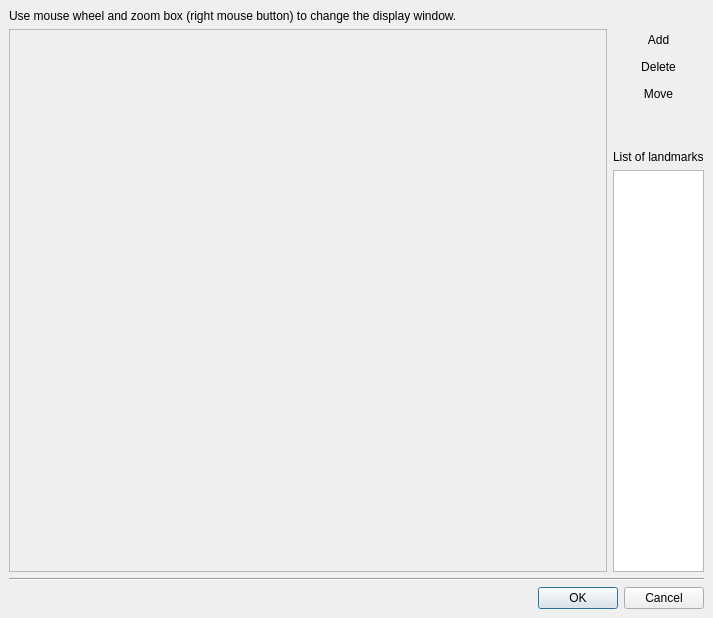
<ui version="4.0" >
 <class>ImageLandmarksDialog</class>
 <widget class="QDialog" name="ImageLandmarksDialog" >
  <property name="geometry" >
   <rect>
    <x>0</x>
    <y>0</y>
    <width>713</width>
    <height>618</height>
   </rect>
  </property>
  <property name="windowTitle" >
   <string>Landmarks Editor</string>
  </property>
  <layout class="QVBoxLayout" >
   <property name="margin" >
    <number>9</number>
   </property>
   <property name="spacing" >
    <number>6</number>
   </property>
   <item>
    <widget class="QLabel" name="label_2" >
     <property name="text" >
      <string>Use mouse wheel and zoom box (right mouse button) to change the display window.</string>
     </property>
    </widget>
   </item>
   <item>
    <widget class="QFrame" name="frame" >
     <property name="frameShape" >
      <enum>QFrame::NoFrame</enum>
     </property>
     <property name="frameShadow" >
      <enum>QFrame::Raised</enum>
     </property>
     <layout class="QHBoxLayout" >
      <property name="margin" >
       <number>0</number>
      </property>
      <property name="spacing" >
       <number>6</number>
      </property>
      <item>
       <widget class="QFrame" name="frame_4" >
        <property name="sizePolicy" >
         <sizepolicy>
          <hsizetype>5</hsizetype>
          <vsizetype>5</vsizetype>
          <horstretch>1</horstretch>
          <verstretch>0</verstretch>
         </sizepolicy>
        </property>
        <property name="frameShape" >
         <enum>QFrame::StyledPanel</enum>
        </property>
        <property name="frameShadow" >
         <enum>QFrame::Sunken</enum>
        </property>
        <layout class="QVBoxLayout" >
         <property name="margin" >
          <number>5</number>
         </property>
         <property name="spacing" >
          <number>6</number>
         </property>
         <item>
          <widget class="img::Navigator" name="navigator" >
           <property name="frameShape" >
            <enum>QFrame::NoFrame</enum>
           </property>
           <property name="frameShadow" >
            <enum>QFrame::Raised</enum>
           </property>
          </widget>
         </item>
        </layout>
       </widget>
      </item>
      <item>
       <widget class="QFrame" name="frame_3" >
        <property name="frameShape" >
         <enum>QFrame::NoFrame</enum>
        </property>
        <property name="frameShadow" >
         <enum>QFrame::Raised</enum>
        </property>
        <layout class="QVBoxLayout" >
         <property name="margin" >
          <number>0</number>
         </property>
         <property name="spacing" >
          <number>6</number>
         </property>
         <item>
          <widget class="QToolButton" name="new_pb" >
           <property name="sizePolicy" >
            <sizepolicy>
             <hsizetype>7</hsizetype>
             <vsizetype>0</vsizetype>
             <horstretch>0</horstretch>
             <verstretch>0</verstretch>
            </sizepolicy>
           </property>
           <property name="text" >
            <string>Add</string>
           </property>
           <property name="icon" >
            <iconset resource="layResources.qrc" >:/add.png</iconset>
           </property>
           <property name="checkable" >
            <bool>true</bool>
           </property>
           <property name="autoExclusive" >
            <bool>true</bool>
           </property>
           <property name="toolButtonStyle" >
            <enum>Qt::ToolButtonTextBesideIcon</enum>
           </property>
           <property name="autoRaise" >
            <bool>true</bool>
           </property>
          </widget>
         </item>
         <item>
          <widget class="QToolButton" name="delete_pb" >
           <property name="sizePolicy" >
            <sizepolicy>
             <hsizetype>7</hsizetype>
             <vsizetype>0</vsizetype>
             <horstretch>0</horstretch>
             <verstretch>0</verstretch>
            </sizepolicy>
           </property>
           <property name="text" >
            <string>Delete</string>
           </property>
           <property name="icon" >
            <iconset resource="layResources.qrc" >:/clear.png</iconset>
           </property>
           <property name="checkable" >
            <bool>true</bool>
           </property>
           <property name="autoExclusive" >
            <bool>true</bool>
           </property>
           <property name="toolButtonStyle" >
            <enum>Qt::ToolButtonTextBesideIcon</enum>
           </property>
           <property name="autoRaise" >
            <bool>true</bool>
           </property>
          </widget>
         </item>
         <item>
          <widget class="QToolButton" name="move_pb" >
           <property name="sizePolicy" >
            <sizepolicy>
             <hsizetype>7</hsizetype>
             <vsizetype>0</vsizetype>
             <horstretch>0</horstretch>
             <verstretch>0</verstretch>
            </sizepolicy>
           </property>
           <property name="text" >
            <string>Move</string>
           </property>
           <property name="icon" >
            <iconset resource="layResources.qrc" >:/move_simple.png</iconset>
           </property>
           <property name="checkable" >
            <bool>true</bool>
           </property>
           <property name="autoExclusive" >
            <bool>true</bool>
           </property>
           <property name="toolButtonStyle" >
            <enum>Qt::ToolButtonTextBesideIcon</enum>
           </property>
           <property name="autoRaise" >
            <bool>true</bool>
           </property>
          </widget>
         </item>
         <item>
          <spacer>
           <property name="orientation" >
            <enum>Qt::Vertical</enum>
           </property>
           <property name="sizeType" >
            <enum>QSizePolicy::Fixed</enum>
           </property>
           <property name="sizeHint" >
            <size>
             <width>20</width>
             <height>40</height>
            </size>
           </property>
          </spacer>
         </item>
         <item>
          <widget class="QLabel" name="label" >
           <property name="text" >
            <string>List of landmarks</string>
           </property>
          </widget>
         </item>
         <item>
          <widget class="QListWidget" name="landmark_list" >
           <property name="sizePolicy" >
            <sizepolicy>
             <hsizetype>13</hsizetype>
             <vsizetype>7</vsizetype>
             <horstretch>0</horstretch>
             <verstretch>0</verstretch>
            </sizepolicy>
           </property>
           <property name="selectionMode" >
            <enum>QAbstractItemView::ExtendedSelection</enum>
           </property>
          </widget>
         </item>
        </layout>
       </widget>
      </item>
     </layout>
    </widget>
   </item>
   <item>
    <widget class="Line" name="line" >
     <property name="orientation" >
      <enum>Qt::Horizontal</enum>
     </property>
    </widget>
   </item>
   <item>
    <widget class="QDialogButtonBox" name="buttonBox" >
     <property name="orientation" >
      <enum>Qt::Horizontal</enum>
     </property>
     <property name="standardButtons" >
      <set>QDialogButtonBox::Cancel|QDialogButtonBox::NoButton|QDialogButtonBox::Ok</set>
     </property>
    </widget>
   </item>
  </layout>
 </widget>
 <customwidgets>
  <customwidget>
   <class>img::Navigator</class>
   <extends>QFrame</extends>
   <header>imgNavigator.h</header>
  </customwidget>
 </customwidgets>
 <resources>
  <include location="layResources.qrc" />
 </resources>
 <connections>
  <connection>
   <sender>buttonBox</sender>
   <signal>accepted()</signal>
   <receiver>ImageLandmarksDialog</receiver>
   <slot>accept()</slot>
   <hints>
    <hint type="sourcelabel" >
     <x>248</x>
     <y>254</y>
    </hint>
    <hint type="destinationlabel" >
     <x>157</x>
     <y>274</y>
    </hint>
   </hints>
  </connection>
  <connection>
   <sender>buttonBox</sender>
   <signal>rejected()</signal>
   <receiver>ImageLandmarksDialog</receiver>
   <slot>reject()</slot>
   <hints>
    <hint type="sourcelabel" >
     <x>316</x>
     <y>260</y>
    </hint>
    <hint type="destinationlabel" >
     <x>286</x>
     <y>274</y>
    </hint>
   </hints>
  </connection>
 </connections>
</ui>
